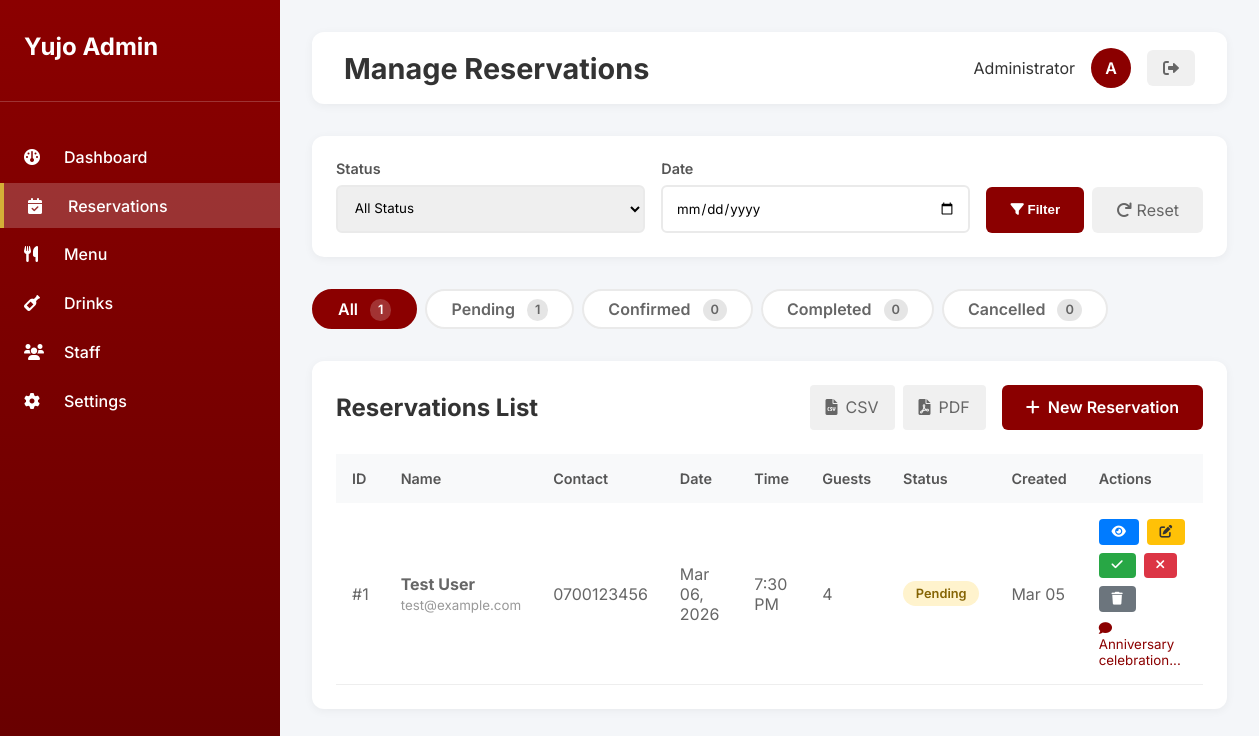
The app's page /admin/manage-reservations.php (signed in) with its own data.
### tables this page shows
CREATE TABLE IF NOT EXISTS reservations (
    id INT AUTO_INCREMENT PRIMARY KEY,
    name VARCHAR(100) NOT NULL,
    email VARCHAR(100) NOT NULL,
    phone VARCHAR(20) NOT NULL,
    reservation_date DATE NOT NULL,
    reservation_time TIME NOT NULL,
    guests INT NOT NULL,
    special_requests TEXT,
    source VARCHAR(50) DEFAULT 'website',
    status ENUM('pending', 'confirmed', 'cancelled', 'completed') DEFAULT 'pending',
    admin_notes TEXT,
    created_at TIMESTAMP DEFAULT CURRENT_TIMESTAMP,
    updated_at TIMESTAMP DEFAULT CURRENT_TIMESTAMP ON UPDATE CURRENT_TIMESTAMP,
    INDEX idx_date (reservation_date),
    INDEX idx_status (status),
    INDEX idx_email (email)
);

### admin/manage-reservations.php (the view, shortened to what this page needs)
<?php
try {
    $pdo = new PDO("mysql:host=".DB_HOST.";dbname=".DB_NAME.";charset=utf8mb4", DB_USER, DB_PASS);
    $pdo->setAttribute(PDO::ATTR_ERRMODE, PDO::ERRMODE_EXCEPTION);
} catch (PDOException $e) {
    die("Database connection failed: " . $e->getMessage());
}
$page = isset($_GET['page']) ? (int)$_GET['page'] : 1;
$limit = 20;
$offset = ($page - 1) * $limit;
$status_filter = isset($_GET['status']) ? $_GET['status'] : '';
$date_filter = isset($_GET['date']) ? $_GET['date'] : '';
$query = "SELECT * FROM reservations WHERE 1=1";
$count_query = "SELECT COUNT(*) FROM reservations WHERE 1=1";
$params = [];
$stmt = $pdo->prepare($count_query);
$stmt->execute($params);
$total_reservations = $stmt->fetchColumn();
$query .= " ORDER BY reservation_date DESC, reservation_time DESC LIMIT :limit OFFSET :offset";
$stmt = $pdo->prepare($query);
$stmt->bindValue(':limit', $limit, PDO::PARAM_INT);
$stmt->bindValue(':offset', $offset, PDO::PARAM_INT);
$stmt->execute();
$reservations = $stmt->fetchAll(PDO::FETCH_ASSOC);
$status_counts = [];
$statuses = ['pending', 'confirmed', 'cancelled', 'completed'];
foreach ($statuses as $status) {
    $stmt = $pdo->prepare("SELECT COUNT(*) FROM reservations WHERE status = ?");
    $stmt->execute([$status]);
    $status_counts[$status] = $stmt->fetchColumn();
}
$admin_name = $_SESSION['admin_name'] ?? 'Administrator';
?>
<!DOCTYPE html>
<html lang="en">
<head>
    <link rel="stylesheet" href="https://cdnjs.cloudflare.com/ajax/libs/font-awesome/6.0.0/css/all.min.css">
</head>
<body>
    <div class="admin-container">
        <div class="sidebar">
            <div class="sidebar-header">
                <h2>Yujo Admin</h2>
            </div>
            <div class="nav-item">
                <i class="fas fa-dashboard"></i>
                <a href="dashboard.php">Dashboard</a>
            </div>
            <div class="nav-item active">
                <i class="fas fa-calendar-check"></i>
                <a href="manage-reservations.php">Reservations</a>
            </div>
            <div class="nav-item">
                <i class="fas fa-utensils"></i>
                <a href="manage-menu.php">Menu</a>
            </div>
            <div class="nav-item">
                <i class="fas fa-wine-bottle"></i>
                <a href="manage-drinks.php">Drinks</a>
            </div>
            <div class="nav-item">
                <i class="fas fa-users"></i>
                <a href="manage-staff.php">Staff</a>
            </div>
            <div class="nav-item">
                <i class="fas fa-cog"></i>
                <a href="settings.php">Settings</a>
            </div>
        </div>
        <div class="main-content">
            <div class="top-bar">
                <div class="page-title">
                    <h1>Manage Reservations</h1>
                </div>
                <div class="user-menu">
                    <span><?php echo htmlspecialchars($admin_name); ?></span>
                    <div class="user-avatar">
                        <?php echo strtoupper(substr($admin_name, 0, 1)); ?>
                    </div>
                    <a href="logout.php" class="logout-btn">
                        <i class="fas fa-sign-out-alt"></i>
                    </a>
                </div>
            </div>
            <div class="filters-section">
                <form method="GET" class="filter-form">
                    <div class="filter-group">
                        <label>Status</label>
                        <select name="status">
                            <option value="all" <?php echo $status_filter === 'all' ? 'selected' : ''; ?>>All Status</option>
                        </select>
                    </div>
                    <div class="filter-group">
                        <label>Date</label>
                        <input type="date" name="date" value="<?php echo htmlspecialchars($date_filter); ?>">
                    </div>
                    <div class="filter-actions">
                        <button type="submit" class="btn-filter">
                            <i class="fas fa-filter"></i> Filter
                        </button>
                        <a href="manage-reservations.php" class="btn-reset">
                            <i class="fas fa-redo"></i> Reset
                        </a>
                    </div>
                </form>
            </div>
            <div class="status-tabs">
                <a href="?status=all" class="status-tab <?php echo $status_filter === 'all' || !$status_filter ? 'active' : ''; ?>">
                    All <span class="count"><?php echo $total_reservations; ?></span>
                </a>
                <a href="?status=pending" class="status-tab <?php echo $status_filter === 'pending' ? 'active' : ''; ?>">
                    Pending <span class="count"><?php echo $status_counts['pending']; ?></span>
                </a>
                <a href="?status=confirmed" class="status-tab <?php echo $status_filter === 'confirmed' ? 'active' : ''; ?>">
                    Confirmed <span class="count"><?php echo $status_counts['confirmed']; ?></span>
                </a>
                <a href="?status=completed" class="status-tab <?php echo $status_filter === 'completed' ? 'active' : ''; ?>">
                    Completed <span class="count"><?php echo $status_counts['completed']; ?></span>
                </a>
                <a href="?status=cancelled" class="status-tab <?php echo $status_filter === 'cancelled' ? 'active' : ''; ?>">
                    Cancelled <span class="count"><?php echo $status_counts['cancelled']; ?></span>
                </a>
            </div>
            <div class="reservations-section">
                <div class="section-header">
                    <h2>Reservations List</h2>
                    <div style="display: flex; gap: 1rem;">
                        <div class="export-btns">
                            <a href="export-csv.php" class="export-btn">
                                <i class="fas fa-file-csv"></i> CSV
                            </a>
                            <a href="export-pdf.php" class="export-btn">
                                <i class="fas fa-file-pdf"></i> PDF
                            </a>
                        </div>
                        <a href="add-reservation.php" class="add-btn">
                            <i class="fas fa-plus"></i> New Reservation
                        </a>
                    </div>
                </div>
                <div class="table-responsive">
                    <table>
                        <thead>
                            <tr>
                                <th>ID</th>
                                <th>Name</th>
                                <th>Contact</th>
                                <th>Date</th>
                                <th>Time</th>
                                <th>Guests</th>
                                <th>Status</th>
                                <th>Created</th>
                                <th>Actions</th>
                            </tr>
                        </thead>
                        <tbody>
                            <?php if (empty($reservations)): ?>
                            <tr>
                                <td colspan="9" style="text-align: center; padding: 3rem; color: #999;">
                                    <i class="fas fa-calendar-times" style="font-size: 2rem; margin-bottom: 1rem; display: block;"></i>
                                    No reservations found
                                </td>
                            </tr>
                            <?php else: ?>
                                <?php foreach ($reservations as $res): ?>
                                <tr>
                                    <td>#<?php echo $res['id']; ?></td>
                                    <td>
                                        <strong><?php echo htmlspecialchars($res['name']); ?></strong><br>
                                        <small style="color: #999;"><?php echo htmlspecialchars($res['email']); ?></small>
                                    </td>
                                    <td><?php echo htmlspecialchars($res['phone']); ?></td>
                                    <td><?php echo date('M d, Y', strtotime($res['reservation_date'])); ?></td>
                                    <td><?php echo date('g:i A', strtotime($res['reservation_time'])); ?></td>
                                    <td><?php echo $res['guests']; ?></td>
                                    <td>
                                        <span class="status-badge status-<?php echo $res['status']; ?>">
                                            <?php echo ucfirst($res['status']); ?>
                                        </span>
                                    </td>
                                    <td><?php echo date('M d', strtotime($res['created_at'])); ?></td>
                                    <td>
                                        <div class="action-btns">
                                            <a href="view-reservation.php?id=<?php echo $res['id']; ?>" class="action-btn btn-view" title="View">
                                                <i class="fas fa-eye"></i>
                                            </a>
                                            <a href="edit-reservation.php?id=<?php echo $res['id']; ?>" class="action-btn btn-edit" title="Edit">
                                                <i class="fas fa-edit"></i>
                                            </a>
                                            <?php if ($res['status'] === 'pending'): ?>
                                            <form method="POST" style="display: inline;">
                                                <button type="submit" class="action-btn btn-confirm" title="Confirm" onclick="return confirm('Confirm this reservation?')">
                                                    <i class="fas fa-check"></i>
                                                </button>
                                            </form>
                                            <?php endif; ?>
                                            <?php if ($res['status'] !== 'cancelled' && $res['status'] !== 'completed'): ?>
                                            <form method="POST" style="display: inline;">
                                                <button type="submit" class="action-btn btn-cancel" title="Cancel" onclick="return confirm('Cancel this reservation?')">
                                                    <i class="fas fa-times"></i>
                                                </button>
                                            </form>
                                            <?php endif; ?>
                                            <form method="POST" style="display: inline;">
                                                <button type="submit" class="action-btn btn-delete" title="Delete" onclick="return confirm('Are you sure you want to delete this reservation? This cannot be undone.')">
                                                    <i class="fas fa-trash"></i>
                                                </button>
                                            </form>
                                        </div>
                                        <?php if (!empty($res['special_requests'])): ?>
                                        <small style="color: #8B0000; display: block; margin-top: 0.5rem;">
                                            <i class="fas fa-comment"></i> <?php echo htmlspecialchars(substr($res['special_requests'], 0, 30)) . '...'; ?>
                                        </small>
                                        <?php endif; ?>
                                    </td>
                                </tr>
                                <?php endforeach; ?>
                            <?php endif; ?>
                        </tbody>
                    </table>
                </div>
            </div>
        </div>
    </div>
</body>
</html>

### records on screen
reservations: id "1", name "Test User", email "test@example.com", phone "0700123456", reservation_date "Mar 06, 2026", reservation_time "7:30 PM", guests "4", status "Pending", created_at "Mar 05", special_requests "Anniversary celebration"

### other values on screen
$admin_name "Administrator"
substr($admin_name, 0, 1) "A"
$total_reservations "1"
$status_counts['pending'] "1"
$status_counts['confirmed'] "0"
$status_counts['completed'] "0"
$status_counts['cancelled'] "0"
